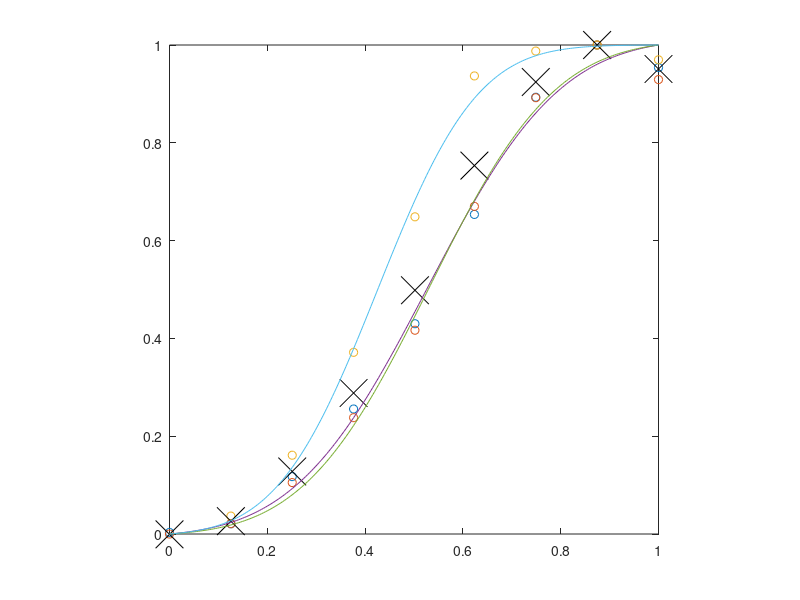
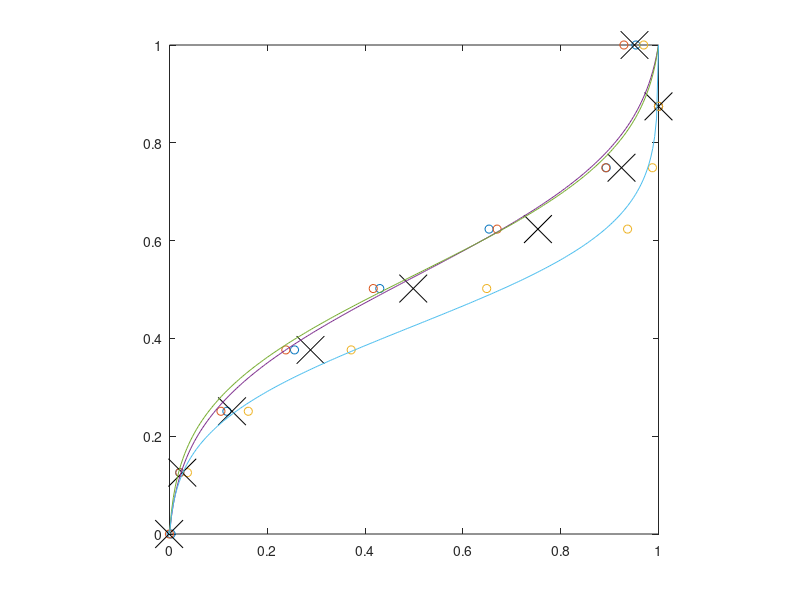

These charts were generated, in order, by the following MATLAB code:
function process_scanner;% calibrationx = [255 223 191 159 128 96 64 32 0]'./255;yi = [18.5   17.6    151     128     8.75    8.42;...     19.7   18      154     146     9.11    8.5;...     17.4   16.6    137     131     8.87    8.56;...     12.9   12.8    102     100     8.33    8.36;...     9.06   8.9     64.4    62.4    6.2     6.3;...     5.92   6       37      36.7    4.17    4.3;...     3.52   3.61    17.2    17.1    2.69    2.72;...     1.84   1.95    4.58    4.75    1.76    1.84;...     1.55   1.63    1.4     1.63    1.37    1.62]; Y = zeros(numel(x),3);y(:,1) = mean(yi(:,1:2)');y(:,2) = mean(yi(:,3:4)');y(:,3) = mean(yi(:,5:6)');    y = y-mean(yi(end,:));y = y ./ (ones(size(y,1),1)*max(y));y = flipud(y);x = flipud(x);% precision = bitsbits = 8;ngamma = 2.^bits;% fitxint = linspace(0,1,ngamma)';for n=1:3,    p{n} = fminsearch(@(a) cumgaussfit(a,x,y(:,n)),[0.5 0.2]');    yint(:,n) = cumulativegaussian(xint,p{n}(1),p{n}(2));    yint(:,n)=yint(:,n)-min(yint(:,n));    yint(:,n)=yint(:,n)./max(yint(:,n));end% invertcmapMax = ngamma-1;gamma = zeros(cmapMax+1,3);precise = (0:0.01:cmapMax)'/cmapMax; for jj = 1:3	tmp = cumulativegaussian(precise,p{jj}(1),p{jj}(2));    tmp = tmp-min(tmp); tmp = tmp./max(tmp);	for ii=0:cmapMax;		[junk placetmp] = min(abs(ii/cmapMax-tmp));		gamma(ii+1,jj) = precise(placetmp);	endendgamma(gamma>1)=1;gamma(gamma<0)=0;% plot gammafigure(1);clf;X = [0:255]'./255;plot(x,y,'o');hold on;plot(x,mean(y,2),'kx','MarkerSize',20);hold on;plot(xint,yint);axis([0 1 0 1]);axis square;% plot inverted gammafigure(2);clf;plot(y,x,'o');hold on;plot(mean(y,2),x,'kx','MarkerSize',20);hold on;plot(xint,gamma);axis([0 1 0 1]);axis square;yint(yint>1)=1;yint(yint<0)=0;gammaTable = round(gamma.*cmapMax);gamma = gammaTable./(ngamma-1);save('gamma.mat','gamma','gammaTable');returnfunction [e]=cumgaussfit(p,x,y)f=cumulativegaussian(x,p(1),p(2));f=f-min(f);f=f./max(f);e=norm(y-f);returnfunction y = cumulativegaussian(x,mu,sigma)y = 0.5 * erfc( (mu - x) ./ (sigma * sqrt(2)));y(y<0) = 0;y(y>1) = 1;return